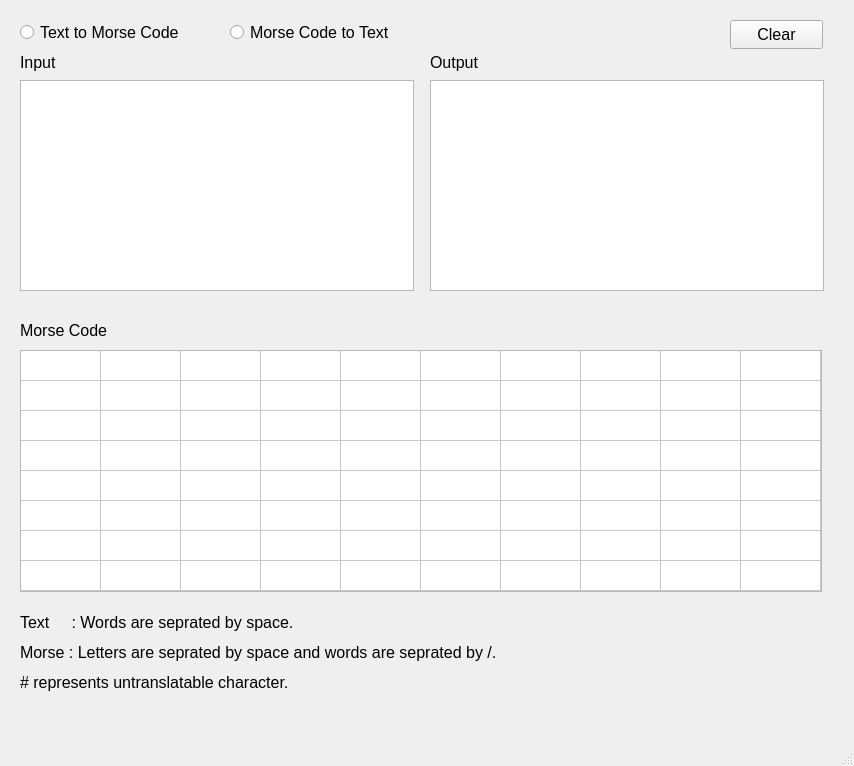
<?xml version="1.0" encoding="UTF-8"?>
<ui version="4.0">
 <class>MainWindow</class>
 <widget class="QMainWindow" name="MainWindow">
  <property name="geometry">
   <rect>
    <x>0</x>
    <y>0</y>
    <width>854</width>
    <height>766</height>
   </rect>
  </property>
  <property name="windowTitle">
   <string>Morse Converter</string>
  </property>
  <widget class="QWidget" name="centralwidget">
   <property name="font">
    <font>
     <pointsize>12</pointsize>
    </font>
   </property>
   <widget class="QTextEdit" name="textEditInput">
    <property name="geometry">
     <rect>
      <x>20</x>
      <y>80</y>
      <width>394</width>
      <height>211</height>
     </rect>
    </property>
    <property name="sizePolicy">
     <sizepolicy hsizetype="Expanding" vsizetype="Expanding">
      <horstretch>0</horstretch>
      <verstretch>0</verstretch>
     </sizepolicy>
    </property>
    <property name="sizeIncrement">
     <size>
      <width>0</width>
      <height>0</height>
     </size>
    </property>
    <property name="font">
     <font>
      <pointsize>12</pointsize>
     </font>
    </property>
    <property name="sizeAdjustPolicy">
     <enum>QAbstractScrollArea::AdjustIgnored</enum>
    </property>
   </widget>
   <widget class="QTextEdit" name="textEditOutput">
    <property name="geometry">
     <rect>
      <x>430</x>
      <y>80</y>
      <width>394</width>
      <height>211</height>
     </rect>
    </property>
    <property name="font">
     <font>
      <pointsize>12</pointsize>
     </font>
    </property>
   </widget>
   <widget class="QRadioButton" name="text2morseBtn">
    <property name="geometry">
     <rect>
      <x>20</x>
      <y>20</y>
      <width>201</width>
      <height>24</height>
     </rect>
    </property>
    <property name="font">
     <font>
      <pointsize>12</pointsize>
     </font>
    </property>
    <property name="text">
     <string>Text to Morse Code</string>
    </property>
   </widget>
   <widget class="QRadioButton" name="morse2textBtn">
    <property name="geometry">
     <rect>
      <x>230</x>
      <y>20</y>
      <width>201</width>
      <height>24</height>
     </rect>
    </property>
    <property name="font">
     <font>
      <pointsize>12</pointsize>
     </font>
    </property>
    <property name="text">
     <string>Morse Code to Text</string>
    </property>
   </widget>
   <widget class="QPushButton" name="clearPushButton">
    <property name="geometry">
     <rect>
      <x>730</x>
      <y>20</y>
      <width>93</width>
      <height>29</height>
     </rect>
    </property>
    <property name="font">
     <font>
      <pointsize>12</pointsize>
     </font>
    </property>
    <property name="text">
     <string>Clear</string>
    </property>
   </widget>
   <widget class="QLabel" name="inputLabel">
    <property name="geometry">
     <rect>
      <x>20</x>
      <y>50</y>
      <width>63</width>
      <height>25</height>
     </rect>
    </property>
    <property name="font">
     <font>
      <pointsize>12</pointsize>
     </font>
    </property>
    <property name="text">
     <string>Input</string>
    </property>
   </widget>
   <widget class="QLabel" name="outputLabel">
    <property name="geometry">
     <rect>
      <x>430</x>
      <y>50</y>
      <width>81</width>
      <height>25</height>
     </rect>
    </property>
    <property name="font">
     <font>
      <pointsize>12</pointsize>
     </font>
    </property>
    <property name="text">
     <string>Output</string>
    </property>
   </widget>
   <widget class="QLabel" name="label_0">
    <property name="geometry">
     <rect>
      <x>20</x>
      <y>610</y>
      <width>360</width>
      <height>25</height>
     </rect>
    </property>
    <property name="text">
     <string>Text     : Words are seprated by space.</string>
    </property>
   </widget>
   <widget class="QLabel" name="label_1">
    <property name="geometry">
     <rect>
      <x>20</x>
      <y>640</y>
      <width>581</width>
      <height>25</height>
     </rect>
    </property>
    <property name="text">
     <string>Morse : Letters are seprated by space and words are seprated by /.</string>
    </property>
   </widget>
   <widget class="QTableWidget" name="morseCodeTable">
    <property name="geometry">
     <rect>
      <x>20</x>
      <y>350</y>
      <width>802</width>
      <height>242</height>
     </rect>
    </property>
    <property name="rowCount">
     <number>8</number>
    </property>
    <property name="columnCount">
     <number>10</number>
    </property>
    <attribute name="horizontalHeaderVisible">
     <bool>false</bool>
    </attribute>
    <attribute name="horizontalHeaderDefaultSectionSize">
     <number>80</number>
    </attribute>
    <attribute name="verticalHeaderVisible">
     <bool>false</bool>
    </attribute>
    <row>
     <property name="text">
      <string>a</string>
     </property>
    </row>
    <row>
     <property name="text">
      <string>b</string>
     </property>
    </row>
    <row>
     <property name="text">
      <string>b</string>
     </property>
    </row>
    <row>
     <property name="text">
      <string>New Row</string>
     </property>
    </row>
    <row>
     <property name="text">
      <string>New Row</string>
     </property>
    </row>
    <row>
     <property name="text">
      <string>New Row</string>
     </property>
    </row>
    <row>
     <property name="text">
      <string>New Row</string>
     </property>
    </row>
    <row/>
    <column>
     <property name="text">
      <string>New Column</string>
     </property>
    </column>
    <column>
     <property name="text">
      <string>New Column</string>
     </property>
    </column>
    <column/>
    <column/>
    <column/>
    <column/>
    <column/>
    <column/>
    <column/>
    <column/>
   </widget>
   <widget class="QLabel" name="label_2">
    <property name="geometry">
     <rect>
      <x>20</x>
      <y>320</y>
      <width>121</width>
      <height>20</height>
     </rect>
    </property>
    <property name="text">
     <string>Morse Code</string>
    </property>
   </widget>
   <widget class="QLabel" name="label">
    <property name="geometry">
     <rect>
      <x>20</x>
      <y>670</y>
      <width>400</width>
      <height>25</height>
     </rect>
    </property>
    <property name="text">
     <string># represents untranslatable character.</string>
    </property>
   </widget>
  </widget>
  <widget class="QMenuBar" name="menubar">
   <property name="geometry">
    <rect>
     <x>0</x>
     <y>0</y>
     <width>854</width>
     <height>32</height>
    </rect>
   </property>
  </widget>
  <widget class="QStatusBar" name="statusbar"/>
 </widget>
 <resources/>
 <connections/>
</ui>
